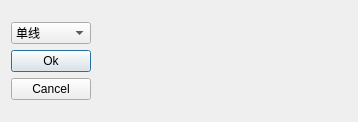
<?xml version="1.0" encoding="UTF-8"?>
<ui version="4.0">
 <class>LoginDialog</class>
 <widget class="QDialog" name="LoginDialog">
  <property name="geometry">
   <rect>
    <x>0</x>
    <y>0</y>
    <width>358</width>
    <height>122</height>
   </rect>
  </property>
  <property name="maximumSize">
   <size>
    <width>363</width>
    <height>122</height>
   </size>
  </property>
  <property name="windowTitle">
   <string>Login</string>
  </property>
  <layout class="QGridLayout" name="gridLayout" columnstretch="1,6">
   <item row="0" column="1">
    <widget class="QWidget" name="w_loginSetting" native="true"/>
   </item>
   <item row="0" column="0">
    <layout class="QVBoxLayout" name="verticalLayout">
     <item>
      <widget class="QComboBox" name="cb_loginType">
       <property name="layoutDirection">
        <enum>Qt::LeftToRight</enum>
       </property>
       <property name="autoFillBackground">
        <bool>false</bool>
       </property>
       <property name="insertPolicy">
        <enum>QComboBox::InsertAfterCurrent</enum>
       </property>
       <item>
        <property name="text">
         <string>单线</string>
        </property>
       </item>
       <item>
        <property name="text">
         <string>离轴</string>
        </property>
       </item>
       <item>
        <property name="text">
         <string>扫地机</string>
        </property>
       </item>
      </widget>
     </item>
     <item>
      <widget class="QPushButton" name="pb_ok">
       <property name="text">
        <string>Ok</string>
       </property>
      </widget>
     </item>
     <item>
      <widget class="QPushButton" name="pb_cancel">
       <property name="text">
        <string>Cancel</string>
       </property>
      </widget>
     </item>
    </layout>
   </item>
  </layout>
 </widget>
 <resources/>
 <connections/>
</ui>
